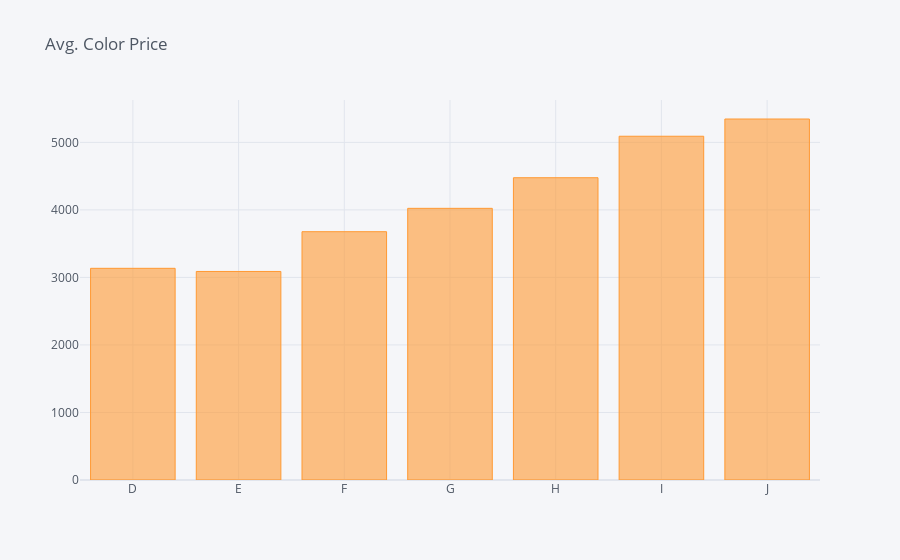

Notebook cell for this chart:
### Code cell
color_price.iplot(kind='bar', 
                  color= 'orange', 
                  title = 'Avg. Color Price', 
                  fontsize = 14);

### Figure 1 — Plotly figure (JSON) as saved in the notebook; plotly's stock layout.template omitted (floating-point values rounded to 4 significant figures)
{"data": [{"marker": {"color": "rgba(255, 153, 51, 0.6)", "line": {"color": "rgba(255, 153, 51, 1.0)", "width": 1}}, "name": "price", "orientation": "v", "text": "", "type": "bar", "x": ["D", "E", "F", "G", "H", "I", "J"], "y": [3135.0, 3088.0, 3677.0, 4023.0, 4476.0, 5091.0, 5346.0]}], "layout": {"autosize": true, "legend": {"bgcolor": "#F5F6F9", "font": {"color": "#4D5663"}}, "paper_bgcolor": "#F5F6F9", "plot_bgcolor": "#F5F6F9", "title": {"font": {"color": "#4D5663"}, "text": "Avg. Color Price"}, "xaxis": {"autorange": true, "gridcolor": "#E1E5ED", "range": [-0.5, 6.5], "showgrid": true, "tickfont": {"color": "#4D5663"}, "title": {"font": {"color": "#4D5663"}, "text": ""}, "type": "category", "zerolinecolor": "#E1E5ED"}, "yaxis": {"autorange": true, "gridcolor": "#E1E5ED", "range": [0, 5628.0], "showgrid": true, "tickfont": {"color": "#4D5663"}, "title": {"font": {"color": "#4D5663"}, "text": ""}, "type": "linear", "zerolinecolor": "#E1E5ED"}}}
